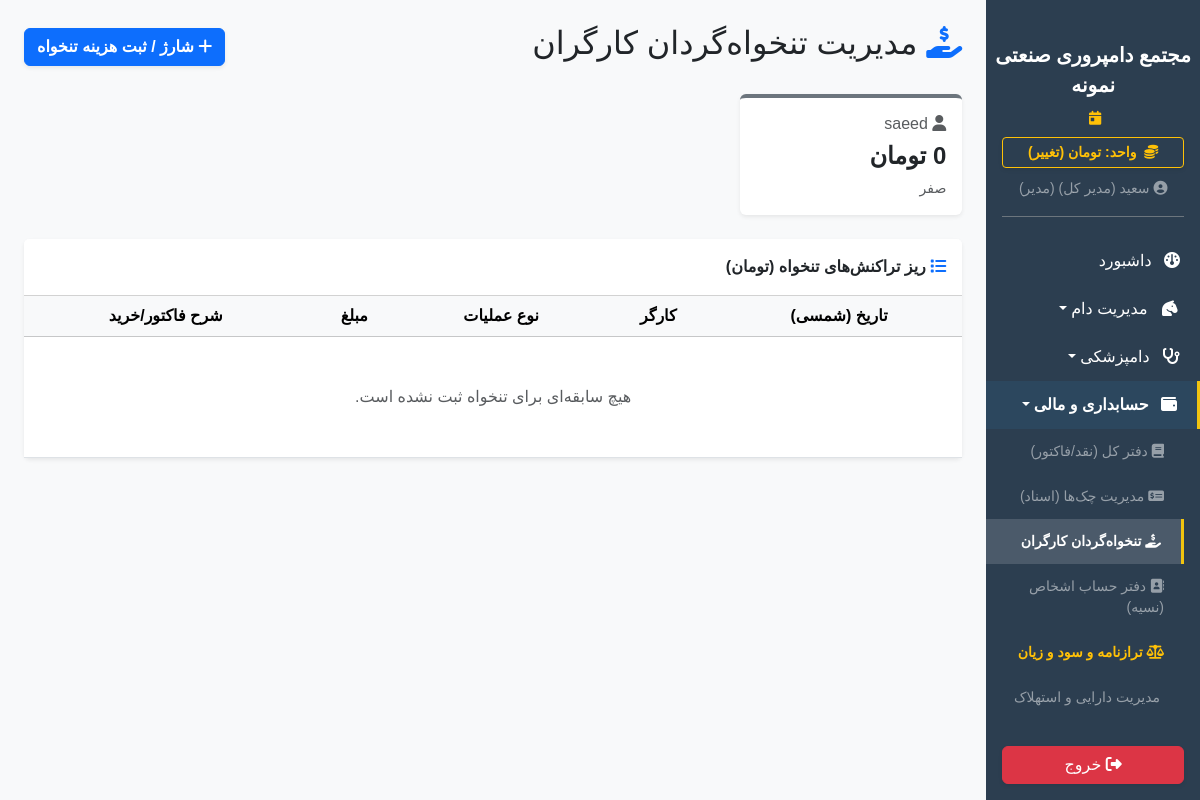
The app's page /finance/petty_cash (signed in), older data.
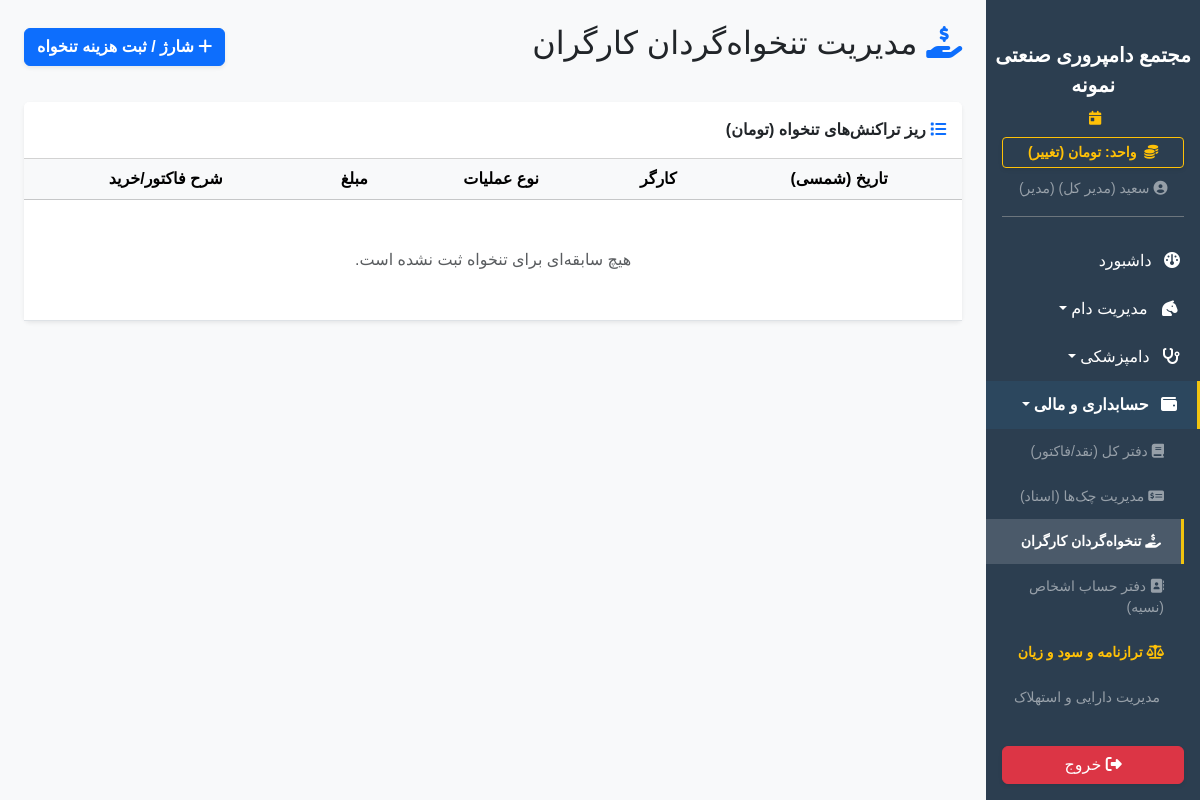
The same page, newer data.
### app/models.py (models this page shows)
class Worker(db.Model):
    id = db.Column(db.Integer, primary_key=True)
    worker_code = db.Column(db.String(50), unique=True, nullable=False)
    name = db.Column(db.String(100), nullable=False)
    national_id = db.Column(db.String(20), nullable=True)
    phone = db.Column(db.String(20), nullable=True)
    role = db.Column(db.String(50), default='کارگر ساده')
    start_date = db.Column(db.Date, default=datetime.utcnow)
    education = db.Column(db.String(100), nullable=True) # مدرک تحصیلی
    address = db.Column(db.String(255), nullable=True) # آدرس
    bank_account = db.Column(db.String(50), nullable=True) # شماره کارت/شبا
    salary = db.Column(Numeric(18, 2), default=0.0) # پایه حقوق
    housing_allowance = db.Column(Numeric(18, 2), default=0.0) # حق مسکن
    food_allowance = db.Column(Numeric(18, 2), default=0.0) # حق بن و خواربار
    family_allowance = db.Column(Numeric(18, 2), default=0.0) # حق عائله‌مندی (اولاد)
    insurance_status = db.Column(db.String(50), default='بدون بیمه')
    status = db.Column(db.String(50), default='فعال')
    assigned_pen_id = db.Column(db.Integer, db.ForeignKey('pen.id'), nullable=True)
    tasks = db.relationship('Task', backref='worker', lazy=True, cascade="all, delete-orphan")
    events = db.relationship('WorkerEvent', backref='worker', lazy=True, cascade="all, delete-orphan")
    loans = db.relationship('WorkerLoan', backref='worker', lazy=True, cascade="all, delete-orphan")
    petty_cash_records = db.relationship('PettyCash', backref='worker', lazy=True, cascade="all, delete-orphan")
    documents = db.relationship('WorkerDocument', backref='worker', lazy=True, cascade="all, delete-orphan") # گالری مدارک پرسنلی

class SystemSetting(db.Model):
    id = db.Column(db.Integer, primary_key=True)
    key = db.Column(db.String(50), unique=True, nullable=False)
    value = db.Column(db.String(255), nullable=False)
    description = db.Column(db.String(255), nullable=True)

### app/blueprints/finance.py (the view)
@finance_bp.route('/petty_cash')
@login_required
def petty_cash():
    from app.models import PettyCash, Worker
    workers = Worker.query.all()
    records = PettyCash.query.order_by(PettyCash.record_date.desc(), PettyCash.id.desc()).all()
    worker_balances = {}
    for w in workers:
        charges = sum(r.amount for r in w.petty_cash_records if r.action_type == 'شارژ تنخواه')
        expenses = sum(r.amount for r in w.petty_cash_records if r.action_type == 'هزینه تنخواه')
        worker_balances[w.name] = charges - expenses
    return render_template('finance/petty_cash.html', records=records, workers=workers, worker_balances=worker_balances)

### app/__init__.py (called while the page is built)
def get_system_setting(key, default):
    from app.models import SystemSetting
    s = SystemSetting.query.filter_by(key=key).first()
    return s.value if s else default

### app/blueprints/dashboard.py (called while the page is built)
@dashboard_bp.app_context_processor
def inject_settings():
    try:
        all_settings = {s.key: s.value for s in SystemSetting.query.all()}
    except:
        all_settings = {}
    return dict(system_settings=all_settings)

### app/templates/finance/petty_cash.html (shortened to what this page needs)
{% extends 'base.html' %}
{% block content %}
<div class="d-flex justify-content-between align-items-center mb-4 flex-wrap gap-2">
    <h2><i class="fa-solid fa-hand-holding-dollar text-primary"></i> مدیریت تنخواه‌گردان کارگران</h2>
    <button class="btn btn-primary shadow-sm fw-bold" data-bs-toggle="modal" data-bs-target="#addPettyCashModal"><i class="fa-solid fa-plus"></i> شارژ / ثبت هزینه تنخواه</button>
</div>
<div class="row g-3 mb-4">
    {% for name, balance in worker_balances.items() %}
    <div class="col-md-3">
        <div class="card shadow-sm border-0 border-top {% if balance > 0 %}border-success{% elif balance < 0 %}border-danger{% else %}border-secondary{% endif %} border-4">
            <div class="card-body">
                <h6 class="text-muted mb-2"><i class="fa-solid fa-user"></i> {{ name }}</h6>
                <h4 class="mb-0 fw-bold {% if balance > 0 %}text-success{% elif balance < 0 %}text-danger{% endif %}">{{ balance|currency }}</h4>
                <small class="text-muted d-block mt-2">{% if balance > 0 %}موجودی باقیمانده{% elif balance < 0 %}کارگر طلبکار است{% else %}صفر{% endif %}</small>
            </div>
        </div>
    </div>
    {% endfor %}
</div>
<div class="card shadow-sm border-0 mb-3 bg-white">
    <div class="card-header bg-white fw-bold py-3"><i class="fa-solid fa-list text-primary"></i> ریز تراکنش‌های تنخواه ({{ get_system_currency_from_settings() }})</div>
    <div class="card-body p-0">
        <div class="table-responsive">
            <table class="table table-hover align-middle text-center mb-0">
                <thead class="table-light"><tr><th>تاریخ (شمسی)</th><th>کارگر</th><th>نوع عملیات</th><th>مبلغ</th><th>شرح فاکتور/خرید</th></tr></thead>
                <tbody>
                    {% for r in records %}
                    <tr>
                        <td class="text-primary fw-bold">{{ r.record_date|jalali }}</td>
                        <td class="fw-bold">{{ r.worker.name }}</td>
                        <td>
                            {% if r.action_type == 'شارژ تنخواه' %}
                            <span class="badge bg-success bg-opacity-10 text-success border border-success"><i class="fa-solid fa-arrow-down"></i> واریز به کارگر</span>
                            {% else %}
                            <span class="badge bg-danger bg-opacity-10 text-danger border border-danger"><i class="fa-solid fa-arrow-up"></i> خرج شده (خرید)</span>
                            {% endif %}
                        </td>
                        <td class="fw-bold fs-6">{{ r.amount|currency }}</td>
                        <td class="text-muted small">{{ r.description }}</td>
                    </tr>
                    {% else %}
                    <tr><td colspan="5" class="text-center py-5 text-muted">هیچ سابقه‌ای برای تنخواه ثبت نشده است.</td></tr>
                    {% endfor %}
                </tbody>
            </table>
        </div>
    </div>
</div>
{% endblock %}

Row changes from the older to the newer data that the page shows:
removed Worker: name "saeed", value "0 تومان"
